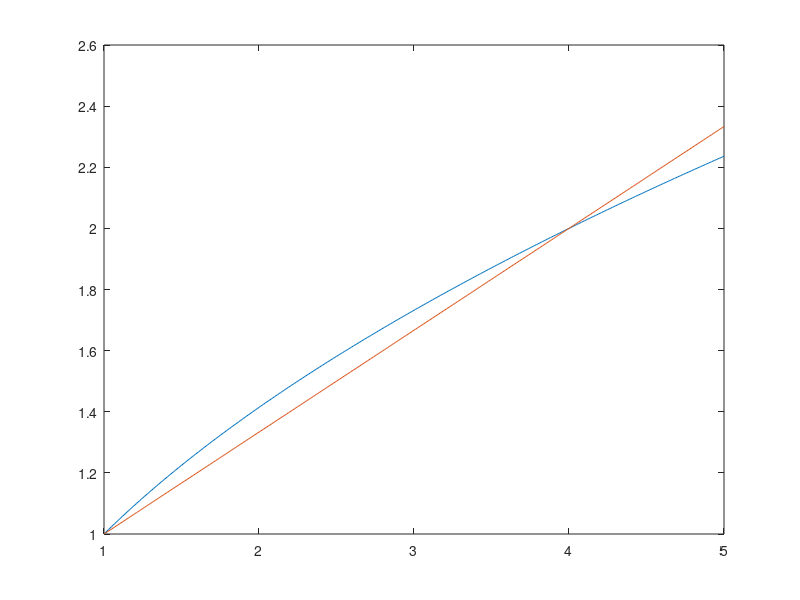

Recreate this plot in MATLAB. (Note: this script raises an error after producing the figure.)
close all;clc;
x0=1;
x1=4;
y0=1;
y1=2;
x=1:0.01:5;
y=((x-x0).*y1)./(x1-x0) +((x-x1).*y0)./(x0-x1);
plot(x,sqrt(x));
hold on
%plot(x,y);
p=plot(x,y);
%p.MarkerIndices =1;
p.MarkerIndices =2;
legend('sqrt(x)','Linear Interpolation')
hold off